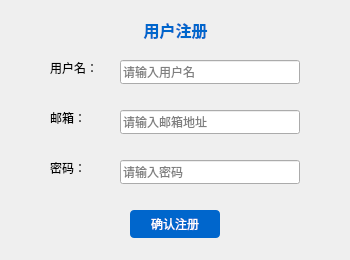
<?xml version="1.0" encoding="UTF-8"?>
<ui version="4.0">
 <class>RegisterWindow</class>
 <widget class="QWidget" name="RegisterWindow">
  <property name="geometry">
   <rect>
    <x>0</x>
    <y>0</y>
    <width>350</width>
    <height>260</height>
   </rect>
  </property>
  <property name="windowTitle">
   <string>用户注册</string>
  </property>
  <widget class="QLabel" name="labelTitle">
   <property name="geometry">
    <rect>
     <x>130</x>
     <y>20</y>
     <width>91</width>
     <height>20</height>
    </rect>
   </property>
   <property name="styleSheet">
    <string>font-weight: bold;
font-size: 16px;
color: #0066CC;</string>
   </property>
   <property name="text">
    <string>用户注册</string>
   </property>
   <property name="alignment">
    <set>Qt::AlignmentFlag::AlignCenter</set>
   </property>
  </widget>
  <widget class="QLabel" name="labelUsername">
   <property name="geometry">
    <rect>
     <x>50</x>
     <y>60</y>
     <width>54</width>
     <height>16</height>
    </rect>
   </property>
   <property name="text">
    <string>用户名：</string>
   </property>
  </widget>
  <widget class="QLineEdit" name="usernameLineEdit">
   <property name="geometry">
    <rect>
     <x>120</x>
     <y>60</y>
     <width>180</width>
     <height>24</height>
    </rect>
   </property>
   <property name="text">
    <string/>
   </property>
   <property name="placeholderText">
    <string>请输入用户名</string>
   </property>
  </widget>
  <widget class="QLabel" name="labelEmail">
   <property name="geometry">
    <rect>
     <x>50</x>
     <y>110</y>
     <width>54</width>
     <height>16</height>
    </rect>
   </property>
   <property name="text">
    <string>邮箱：</string>
   </property>
  </widget>
  <widget class="QLineEdit" name="emailLineEdit">
   <property name="geometry">
    <rect>
     <x>120</x>
     <y>110</y>
     <width>180</width>
     <height>24</height>
    </rect>
   </property>
   <property name="placeholderText">
    <string>请输入邮箱地址</string>
   </property>
  </widget>
  <widget class="QLabel" name="labelPassword">
   <property name="geometry">
    <rect>
     <x>50</x>
     <y>160</y>
     <width>54</width>
     <height>16</height>
    </rect>
   </property>
   <property name="text">
    <string>密码：</string>
   </property>
  </widget>
  <widget class="QLineEdit" name="passwordLineEdit">
   <property name="geometry">
    <rect>
     <x>120</x>
     <y>160</y>
     <width>180</width>
     <height>24</height>
    </rect>
   </property>
   <property name="echoMode">
    <enum>QLineEdit::EchoMode::Password</enum>
   </property>
   <property name="placeholderText">
    <string>请输入密码</string>
   </property>
  </widget>
  <widget class="QPushButton" name="submitRegisterButton">
   <property name="geometry">
    <rect>
     <x>130</x>
     <y>210</y>
     <width>90</width>
     <height>28</height>
    </rect>
   </property>
   <property name="styleSheet">
    <string>/* 可选：按钮样式优化，更美观 */
QPushButton {
    background-color: #0066CC;
    color: white;
    border: none;
    border-radius: 4px;
}
QPushButton:hover {
    background-color: #0055BB;
}</string>
   </property>
   <property name="text">
    <string>确认注册</string>
   </property>
  </widget>
 </widget>
 <resources/>
 <connections/>
</ui>
